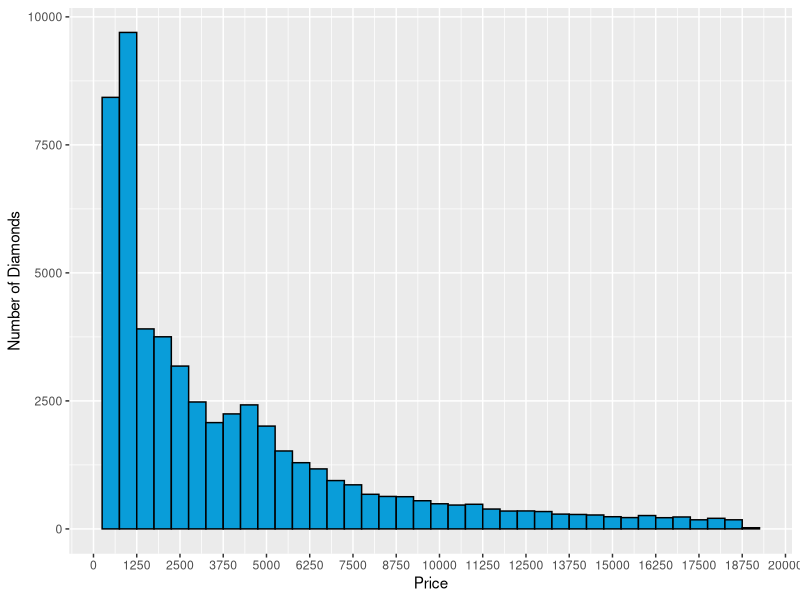
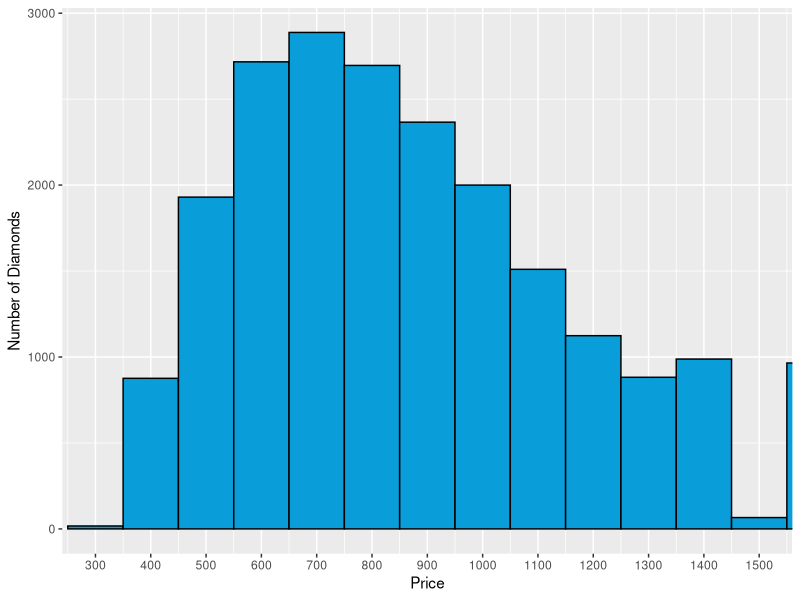
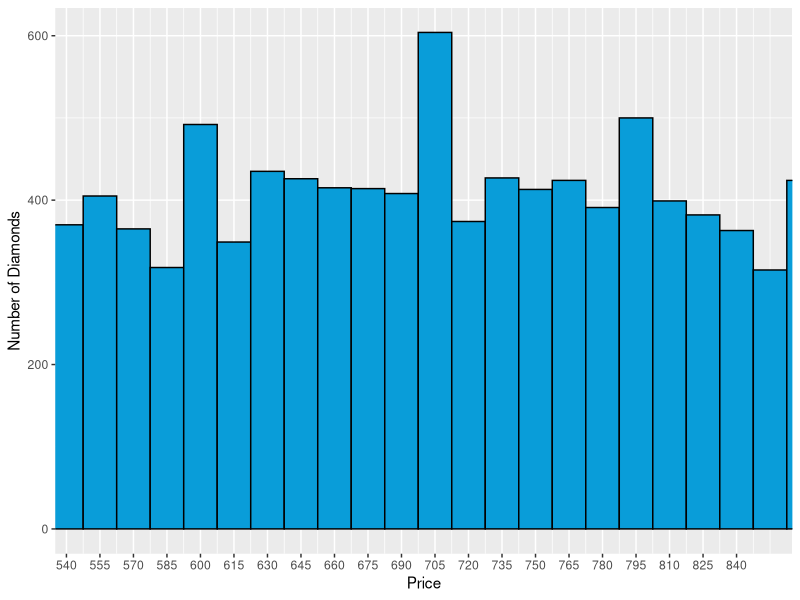
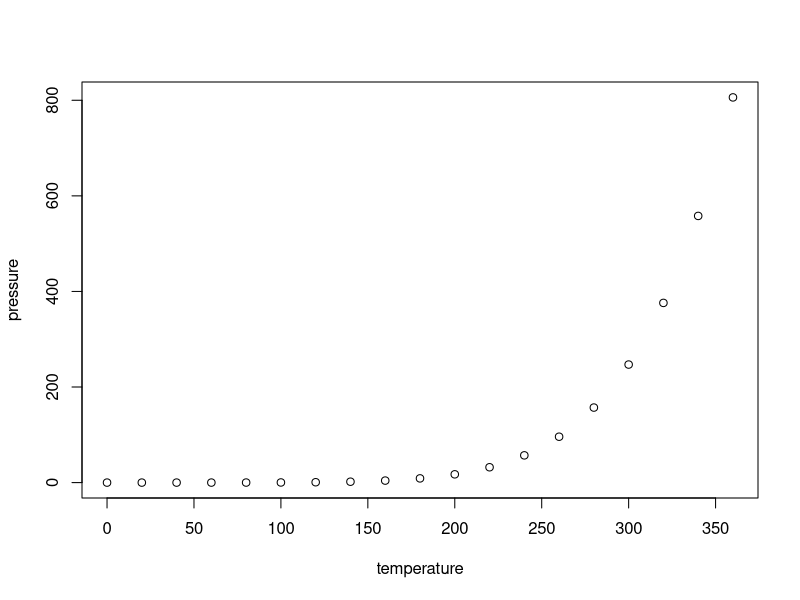

These charts were generated, in order, by the following R code:
## ---- chunk 1
knitr::opts_chunk$set(echo = TRUE)
## ---- chunk 2
#Load ggplot first
library(ggplot2) 

# Load diamonds dataset contained in ggplot package
data(diamonds)

## ---- chunk 3
print('Observations: ')
nrow(diamonds) 
print('Variables: ')
ncol(diamonds)
## ---- chunk 4
str(diamonds)
## ---- chunk 5
summary(diamonds)
## ---- chunk 6
summary(subset(diamonds$price, !is.na(diamonds$price)))

qplot(x = price, data = subset(diamonds, !is.na(price)), 
  binwidth = 500,
  color = I('black'), fill = I('#099DD9'),
  xlab = 'Price',
  ylab = 'Number of Diamonds') +
  scale_x_continuous(breaks = seq(0,20000,1250))
## ---- chunk 7
d_500 <- ifelse(diamonds$price < 500, 1, 0)
sum(d_500)
## ---- chunk 8
d_250 <- ifelse(diamonds$price < 250, 1, 0)
sum(d_250)
## ---- chunk 9
d_15000 <- ifelse(diamonds$price >= 15000, 1, 0)
sum(d_15000)
## ---- chunk 10
qplot(x = price, data = subset(diamonds, !is.na(price)), 
  binwidth = 100,
  color = I('black'), fill = I('#099DD9'),
  xlab = 'Price',
  ylab = 'Number of Diamonds') +
  coord_cartesian(xlim = c(300, 1500)) +
  scale_x_continuous(breaks = seq(0,1500,100))
## ---- chunk 11
qplot(x = price, data = subset(diamonds, !is.na(price)), 
  binwidth = 15,
  color = I('black'), fill = I('#099DD9'),
  xlab = 'Price',
  ylab = 'Number of Diamonds') +
  coord_cartesian(xlim = c(550, 850)) +
  scale_x_continuous(breaks = seq(0,850,15))
## ---- chunk 12
plot(pressure)
